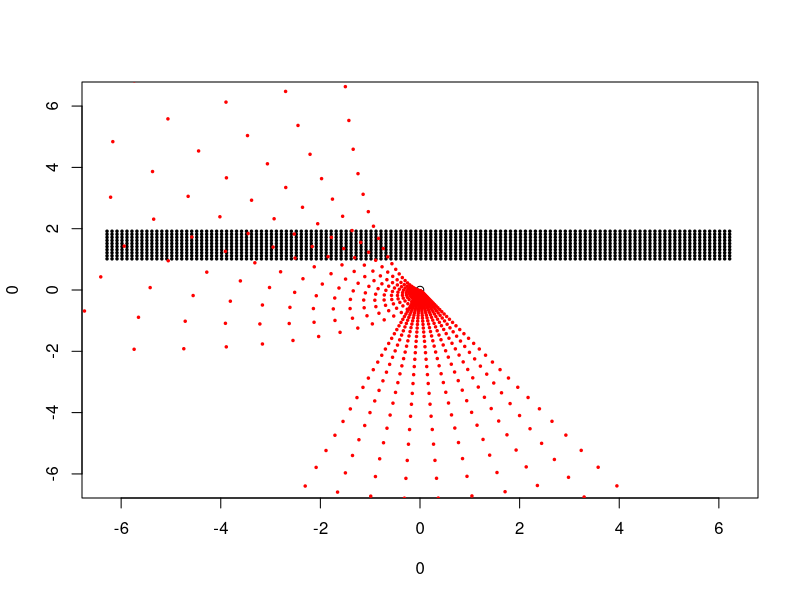

Here is the R script that generated this plot:
#This function is used to show how you can illustrate the complex transformation on a complex plane in R.
globalTop<-2*pi;
globalBottom<--2*pi;
globalLeft<--2*pi;
globalRight<-2*pi;
gridscale<-.1;
ftop<-function(x,y){
  if(y<2){
    return(1)
    #This is the top boundary curve in the complex surface.
  }else{
    return(0)
  }
}
fbottom<-function(x,y){
  if(y>1){
    return(1)
    #This is the bottom boundary curve in the complex surface.
  }else{
    return(0)
  }
}
fleft<-function(x,y){
  if(1){
    return(1)
    #This is the left boundary curve in the complex surface.
  }else{
    return(0)
  }
}
fright<-function(x,y){
  if(1){
    return(1)
    #This is the right boundary curve in the complex surface.
  }else{
    return(0)
  }
}
#Following loop form a grid that is decided by the four boundary functions.
xgrid<-seq(globalLeft,globalRight,gridscale)
ygrid<-seq(globalBottom,globalTop,gridscale)
testgrid<-expand.grid(xgrid,ygrid)
plot(0,0,xlim=c(globalLeft,globalRight),ylim=c(globalBottom,globalTop))
for(k in 1:dim(testgrid)[1]){
  testx<-testgrid[k,1];
  testy<-testgrid[k,2];
  if(ftop(testx,testy)*
     fbottom(testx,testy)*
     fleft(testx,testy)*
     fright(testx,testy)!=1){
    testgrid[k,]<-c(NA,NA)
  }else{
    points(testx,testy,xlim=c(globalLeft,globalRight),ylim=c(globalBottom,globalTop),cex=.5,pch=20)
  }
}
#Define the conformal map we are to investigate.
conformalMap1<-function(x,y){
  #For example we need to write the complex number in form of matrix and perform operations thereafter.
  matForm<-x*diag(2)+y*matrix(c(0,-1,1,0),nrow=2);
  #Here we construct the exponential mapping.
  library(expm)
  res<-diag(2)*0;
  for(k in 0:10){
    res<-res+matForm%^%k/factorial(k)
  }
  return( c(res[1,1],res[2,1]) )
}

conformalMap2<-function(x,y){
  #For example we need to write the complex number in form of matrix and perform operations thereafter.
  matForm<-x*diag(2)+y*matrix(c(0,-1,1,0),nrow=2);
  #Here we construct the exponential mapping.
  library(expm)
  matLinearTransform<-matrix(c(2,1,3,4));
  #This matrix represents the complex linear transform;
  res<-matLinearTransform%*%matForm;
  return( c(res[1,1],res[2,1]) )
}

#Following is a function that applies the complex mapping to the domain grid.
applyMap<-function(gridlist,bivariatefun){
  gridlistNew<-gridlist;
  for(k in 1:dim(gridlist)[1]){
    rec<-as.numeric(gridlist[k,]);
    applied<-bivariatefun(rec[1],rec[2]);
    gridlistNew[k,]<-applied;
  }
  return(gridlistNew)
}

transformedgrid<-applyMap(testgrid,conformalMap1);

#plot(0,0,xlim=c(-5,5),ylim=c(-5,5))
for(k in 1:dim(transformedgrid)[1]){
  newx<-as.numeric(transformedgrid[k,1]);
  newy<-as.numeric(transformedgrid[k,2]);
  points(newx,newy,xlim=c(globalLeft,globalRight),ylim=c(globalBottom,globalTop),cex=.5,pch=20,col="red");
}
